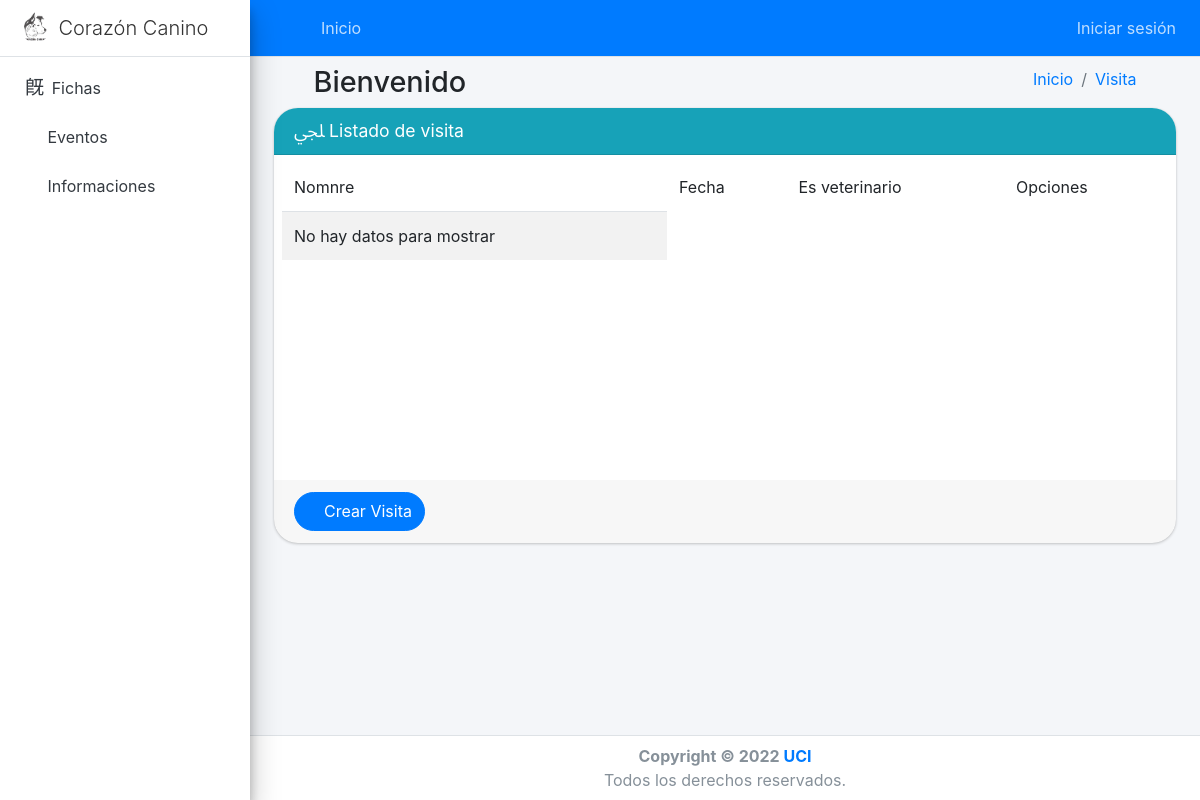
The page /visitas/list/ on the database as committed earlier.
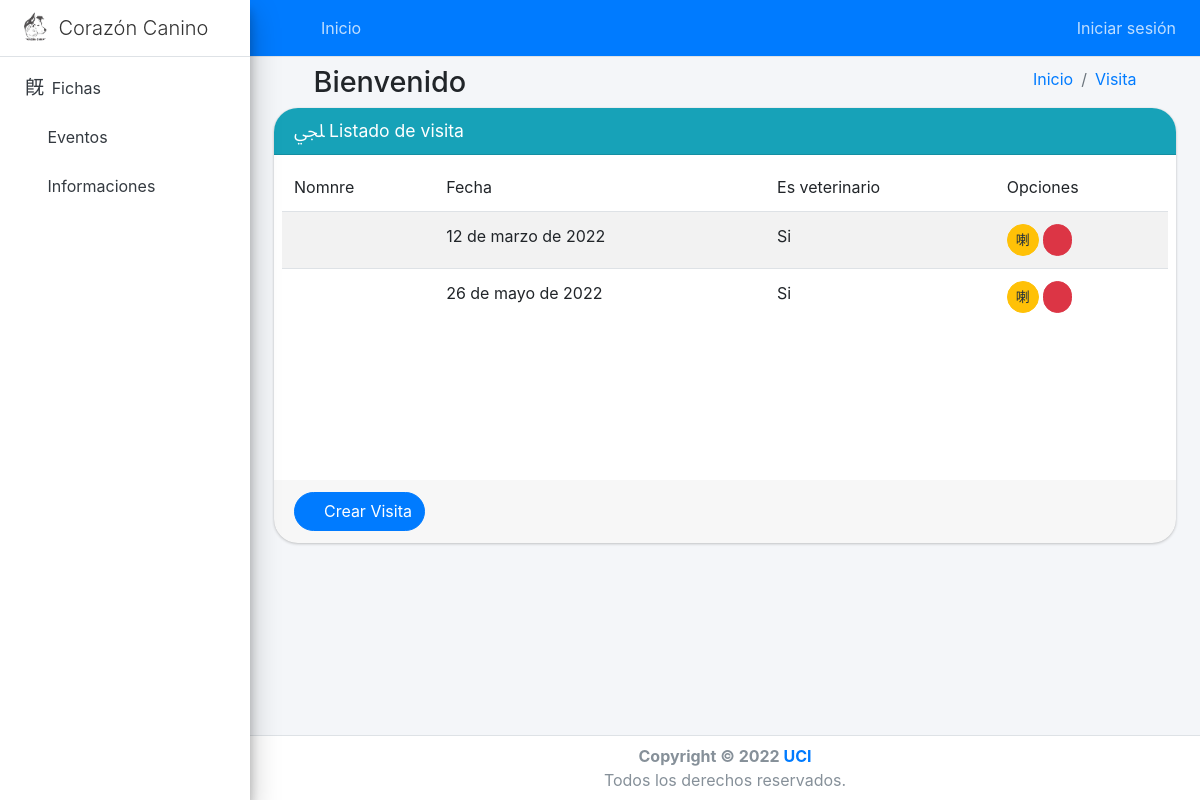
The same page on the database as committed later.
### core/models.py (models this page shows, shortened)
class Visita(models.Model):
    nombre = models.CharField(max_length=255, verbose_name="Nombre")
    apellido = models.CharField(max_length=255, verbose_name="Apellidos")
    edad = models.IntegerField(null=True, blank=True, verbose_name="Edad (opcional)")
    telefono = models.CharField(max_length=255, null=True, blank=True, verbose_name="Teléfono",
                                validators=[TELEFONO_REGEX])
    ci = models.CharField(max_length=11, validators=[MinLengthValidator(11)], verbose_name='Carnet')
    organizacion = models.CharField(max_length=255, verbose_name="Organización", null=True, blank=True)
    veterinario = models.BooleanField(default=True, verbose_name="Es veterinario")
    fecha = models.DateField(default=datetime.now, verbose_name="Fecha")

### core/views.py (the view)
# urls.py: path('visitas/list/', VisitaListView.as_view(), name='visita-list'),
class VisitaListView(generic.ListView, ):
    model = Visita
    template_name = 'visita_list.html'
    queryset = Visita.objects.all()
    success_url = reverse_lazy('visita-list')
    def get_context_data(self, **kwargs):
        context = super().get_context_data(**kwargs)
        context['create_url'] = reverse_lazy('visita-add')
        context['entity'] = 'Visita'
        context['title'] = 'Listado de visita'
        return context

### core/templates/visita_list.html (shortened to what this page needs)
{% extends 'base_list.html' %}
{% load static %}
{% block columns %}
    <td>Nomnre</td>
    <td>Fecha</td>
    <td>Es veterinario</td>
    <td>Opciones</td>
{% endblock %}
{% block rows %}
    {% if object_list %}
        {% for obj in object_list %}
            <tr>
                <td>{{ obj.nombre }} {{ obj.apellido }}</td>
                <td>{{ obj.fecha }}</td>
                {% if obj.veterinario %}
                    <td>Si</td>
                {% else %}
                    <td>No</td>
                {% endif %}
                <td>
                    <a href="{% url 'visita-update' obj.id %}" class="btn btn-warning btn-sm circular"><i
                            class="mdi mdi-square-edit-outline"></i></a>
                    <a href="{% url 'visita-delete' obj.id %}" class="btn btn-danger btn-sm circular"><i
                            class="mdi mdi-trash-can-outline"></i></a>
                </td>
            </tr>
        {% endfor %}
    {% else %}
        <tr>
            <td> No hay datos para mostrar</td>
        </tr>
    {% endif %}
{% endblock %}

Rows that differ between the two databases and show on the page:
added Visita: fecha "12 de marzo de 2022", veterinario "Si"
added Visita: fecha "26 de mayo de 2022", veterinario "Si"
Other text that changed with them:
text no longer shown: "No hay datos para mostrar"
